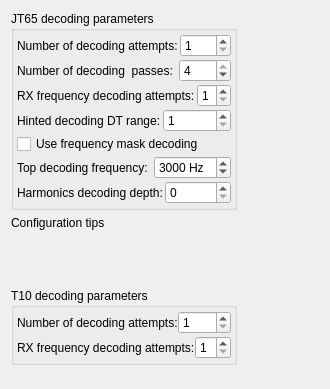
     <widget class="QWidget" name="advanced_tab">
      <attribute name="title">
       <string>Advanced</string>
      </attribute>
      <layout class="QGridLayout" name="gridLayout_29">
       <item row="0" column="0">
        <layout class="QHBoxLayout" name="horizontalLayout_29">
         <item>
          <layout class="QVBoxLayout" name="verticalLayout_6">
           <item>
            <widget class="QGroupBox" name="groupBox_5">
             <property name="toolTip">
              <string>&lt;html&gt;&lt;head/&gt;&lt;body&gt;&lt;p&gt;User-selectable parameters for JT65 decoding.&lt;/p&gt;&lt;/body&gt;&lt;/html&gt;</string>
             </property>
             <property name="title">
              <string>JT65 decoding parameters</string>
             </property>
             <layout class="QGridLayout" name="gridLayout_9">
              <property name="leftMargin">
               <number>3</number>
              </property>
              <property name="topMargin">
               <number>3</number>
              </property>
              <property name="rightMargin">
               <number>3</number>
              </property>
              <property name="bottomMargin">
               <number>3</number>
              </property>
              <property name="spacing">
               <number>3</number>
              </property>
              <item row="0" column="0">
               <layout class="QVBoxLayout" name="verticalLayout_2">
                <property name="spacing">
                 <number>2</number>
                </property>
                <item>
                 <layout class="QHBoxLayout" name="horizontalLayout_18">
                  <item>
                   <widget class="QLabel" name="label_2">
                    <property name="toolTip">
                     <string>&lt;html&gt;&lt;head/&gt;&lt;body&gt;&lt;p&gt;Defines number of decoding attempts for the wideband decoding passes&lt;/p&gt;&lt;/body&gt;&lt;/html&gt;</string>
                    </property>
                    <property name="text">
                     <string>Number of decoding attempts:</string>
                    </property>
                    <property name="buddy">
                     <cstring>sbNtrials</cstring>
                    </property>
                   </widget>
                  </item>
                  <item>
                   <widget class="QSpinBox" name="sbNtrials">
                    <property name="toolTip">
                     <string>&lt;html&gt;&lt;head/&gt;&lt;body&gt;&lt;p&gt;Defines number of decoding attempts for the wideband decoding passes&lt;/p&gt;&lt;/body&gt;&lt;/html&gt;</string>
                    </property>
                    <property name="minimum">
                     <number>1</number>
                    </property>
                    <property name="maximum">
                     <number>8</number>
                    </property>
                    <property name="singleStep">
                     <number>1</number>
                    </property>
                    <property name="value">
                     <number>1</number>
                    </property>
                    <property name="displayIntegerBase">
                     <number>10</number>
                    </property>
                   </widget>
                  </item>
                 </layout>
                </item>
                <item>
                 <layout class="QHBoxLayout" name="horizontalLayout_13">
                  <item>
                   <widget class="QLabel" name="label_9">
                    <property name="toolTip">
                     <string>&lt;html&gt;&lt;head/&gt;&lt;body&gt;&lt;p&gt;Number of decoding passes for the wideband decoding&lt;/p&gt;&lt;/body&gt;&lt;/html&gt;</string>
                    </property>
                    <property name="text">
                     <string>Number of decoding  passes: </string>
                    </property>
                    <property name="buddy">
                     <cstring>sbNtrials</cstring>
                    </property>
                   </widget>
                  </item>
                  <item>
                   <widget class="QSpinBox" name="sbNpreampass">
                    <property name="toolTip">
                     <string>&lt;html&gt;&lt;head/&gt;&lt;body&gt;&lt;p&gt;Number of decoding passes for the wideband decoding&lt;/p&gt;&lt;/body&gt;&lt;/html&gt;</string>
                    </property>
                    <property name="minimum">
                     <number>2</number>
                    </property>
                    <property name="maximum">
                     <number>4</number>
                    </property>
                    <property name="value">
                     <number>4</number>
                    </property>
                   </widget>
                  </item>
                 </layout>
                </item>
                <item>
                 <layout class="QHBoxLayout" name="horizontalLayout_12">
                  <item>
                   <widget class="QLabel" name="label_10">
                    <property name="toolTip">
                     <string>&lt;html&gt;&lt;head/&gt;&lt;body&gt;&lt;p&gt;Defines number of decoding attempts for RX frequency decoding passes&lt;/p&gt;&lt;/body&gt;&lt;/html&gt;</string>
                    </property>
                    <property name="text">
                     <string>RX frequency decoding attempts:</string>
                    </property>
                    <property name="buddy">
                     <cstring>sbNtrials</cstring>
                    </property>
                   </widget>
                  </item>
                  <item>
                   <widget class="QSpinBox" name="sbNsingdecatt">
                    <property name="toolTip">
                     <string>&lt;html&gt;&lt;head/&gt;&lt;body&gt;&lt;p&gt;Defines number of decoding attempts for RX frequency decoding passes&lt;/p&gt;&lt;/body&gt;&lt;/html&gt;</string>
                    </property>
                    <property name="minimum">
                     <number>1</number>
                    </property>
                    <property name="maximum">
                     <number>3</number>
                    </property>
                    <property name="singleStep">
                     <number>1</number>
                    </property>
                    <property name="value">
                     <number>1</number>
                    </property>
                    <property name="displayIntegerBase">
                     <number>10</number>
                    </property>
                   </widget>
                  </item>
                 </layout>
                </item>
                <item>
                 <layout class="QHBoxLayout" name="horizontalLayout_16">
                  <item>
                   <widget class="QLabel" name="label_4">
                    <property name="toolTip">
                     <string>&lt;html&gt;&lt;head/&gt;&lt;body&gt;&lt;p&gt;This DT window being used only for RX frequency CALL3 data based Hint decoders focused on CQ and 'mycall hiscall hisgrid' messages. Higher values may increase number of the false decodes.&lt;/p&gt;&lt;/body&gt;&lt;/html&gt;</string>
                    </property>
                    <property name="text">
                     <string>Hinted decoding DT range:</string>
                    </property>
                    <property name="buddy">
                     <cstring>sbAggressive</cstring>
                    </property>
                   </widget>
                  </item>
                  <item>
                   <widget class="QSpinBox" name="sbAggressive">
                    <property name="toolTip">
                     <string>&lt;html&gt;&lt;head/&gt;&lt;body&gt;&lt;p&gt;This DT window being used only for RX frequency CALL3 data based Hint decoders focused on CQ and 'mycall hiscall hisgrid' messages. Higher values may increase number of the false decodes.&lt;/p&gt;&lt;/body&gt;&lt;/html&gt;</string>
                    </property>
                    <property name="suffix">
                     <string/>
                    </property>
                    <property name="minimum">
                     <number>1</number>
                    </property>
                    <property name="maximum">
                     <number>5</number>
                    </property>
                    <property name="value">
                     <number>1</number>
                    </property>
                   </widget>
                  </item>
                 </layout>
                </item>
                <item>
                 <widget class="QCheckBox" name="fMask_check_box">
                  <property name="toolTip">
                   <string>&lt;html&gt;&lt;head/&gt;&lt;body&gt;&lt;p&gt;Activate two additional frequency mask JT65 decoding passes for overcrowded band conditions. This decoding passes being activated automatically if there are few signals on the band. Use this setting only for fast CPU.&lt;/p&gt;&lt;/body&gt;&lt;/html&gt;</string>
                  </property>
                  <property name="styleSheet">
                   <string notr="true"/>
                  </property>
                  <property name="text">
                   <string>Use frequency mask decoding</string>
                  </property>
                 </widget>
                </item>
                <item>
                 <layout class="QHBoxLayout" name="horizontalLayout_17">
                  <item>
                   <widget class="QLabel" name="label_3">
                    <property name="enabled">
                     <bool>true</bool>
                    </property>
                    <property name="toolTip">
                     <string>&lt;html&gt;&lt;head/&gt;&lt;body&gt;&lt;p&gt;Defines ceiling for decoding of the JT65a signals, default value is 3000 Hz.&lt;/p&gt;&lt;/body&gt;&lt;/html&gt;</string>
                    </property>
                    <property name="text">
                     <string>Top decoding frequency: </string>
                    </property>
                   </widget>
                  </item>
                  <item>
                   <widget class="QSpinBox" name="sbTopFreq">
                    <property name="toolTip">
                     <string>&lt;html&gt;&lt;head/&gt;&lt;body&gt;&lt;p&gt;Defines ceiling for decoding of the JT65a signals, default value is 3000 Hz.&lt;/p&gt;&lt;/body&gt;&lt;/html&gt;</string>
                    </property>
                    <property name="suffix">
                     <string> Hz</string>
                    </property>
                    <property name="minimum">
                     <number>100</number>
                    </property>
                    <property name="maximum">
                     <number>5000</number>
                    </property>
                    <property name="singleStep">
                     <number>100</number>
                    </property>
                    <property name="value">
                     <number>3000</number>
                    </property>
                   </widget>
                  </item>
                 </layout>
                </item>
                <item>
                 <layout class="QHBoxLayout" name="horizontalLayout_28">
                  <item>
                   <widget class="QLabel" name="label_24">
                    <property name="toolTip">
                     <string>&lt;html&gt;&lt;head/&gt;&lt;body&gt;&lt;p&gt;Signal distortion in RX or TX path can produce harmonics of the JT65A signal (JT65B, JT65C etc.) Decoding harmonics of JT65A signal can improve overall decoding efficiency via subtraction of the decoded signals. Decoding depth is proportional to the required CPU resources, set it to 1 for slow CPU. Greater value of depth will allow to decode more harmonics. JT65B and JT65C decoding is being supported.&lt;/p&gt;&lt;/body&gt;&lt;/html&gt;</string>
                    </property>
                    <property name="text">
                     <string>Harmonics decoding depth:</string>
                    </property>
                    <property name="buddy">
                     <cstring>sbAggressive</cstring>
                    </property>
                   </widget>
                  </item>
                  <item>
                   <widget class="QSpinBox" name="sbHarmonics">
                    <property name="toolTip">
                     <string>&lt;html&gt;&lt;head/&gt;&lt;body&gt;&lt;p&gt;Signal distortion in RX or TX path can produce harmonics of the JT65A signal (JT65B, JT65C etc.) Decoding harmonics of JT65A signal can improve overall decoding efficiency via subtraction of the decoded signals. Decoding depth is proportional to the required CPU resources, set it to 1 for slow CPU. Greater value of depth will allow to decode more harmonics. JT65B and JT65C decoding is being supported.&lt;/p&gt;&lt;/body&gt;&lt;/html&gt;</string>
                    </property>
                    <property name="suffix">
                     <string/>
                    </property>
                    <property name="minimum">
                     <number>0</number>
                    </property>
                    <property name="maximum">
                     <number>4</number>
                    </property>
                    <property name="value">
                     <number>0</number>
                    </property>
                   </widget>
                  </item>
                 </layout>
                </item>
               </layout>
              </item>
             </layout>
            </widget>
           </item>
           <item>
            <widget class="QLabel" name="label_12">
             <property name="toolTip">
              <string>&lt;html&gt;&lt;head/&gt;&lt;body&gt;&lt;p&gt;Settings depend on the CPU power, try to use maximum number of decoding passes for overcrowded HF bands.&lt;br&gt;&lt;br&gt;Number of decoding passes may be decreased for low populated HF/VHF bands while an increase of the number of decoding attempts might bring better decoding efficiency for the weak signals there.&lt;br&gt;&lt;br&gt;Number of decoding attempts affecting decoding efficiency of the low SNR signals: wideband or RX frequency one.&lt;br&gt;&lt;br&gt;Number of decoding passes affecting maximum number of the signals that can be decoded on the same frequency or located close to each other with largely overlapped spectra, it is possible to decode up to 4 signals on the same frequency and up to 7 signals on the RX frequency if number of decoding passes is set to 4.&lt;br&gt;&lt;br&gt;Increase number of decoding attempts to the value allowing to get decoding finished until end of the RX minute interval.&lt;/p&gt;&lt;/body&gt;&lt;/html&gt;</string>
             </property>
             <property name="text">
              <string>&lt;html&gt;&lt;head/&gt;&lt;body&gt;&lt;p&gt;Configuration tips&lt;/p&gt;&lt;/body&gt;&lt;/html&gt;</string>
             </property>
            </widget>
           </item>
           <item>
            <spacer name="verticalSpacer_14">
             <property name="orientation">
              <enum>Qt::Vertical</enum>
             </property>
             <property name="sizeHint" stdset="0">
              <size>
               <width>20</width>
               <height>13</height>
              </size>
             </property>
            </spacer>
           </item>
           <item>
            <layout class="QHBoxLayout" name="horizontalLayout_19">
             <item>
              <spacer name="horizontalSpacer_14">
               <property name="orientation">
                <enum>Qt::Horizontal</enum>
               </property>
               <property name="sizeHint" stdset="0">
                <size>
                 <width>5</width>
                 <height>20</height>
                </size>
               </property>
              </spacer>
             </item>
             <item>
              <widget class="QLabel" name="label_13">
               <property name="minimumSize">
                <size>
                 <width>50</width>
                 <height>0</height>
                </size>
               </property>
               <property name="toolTip">
                <string>&lt;html&gt;&lt;head/&gt;&lt;body&gt;&lt;p&gt;This DT window being used only for RX frequency CALL3 data based Hint decoders focused on CQ and 'mycall hiscall hisgrid' messages. Higher values may increase number of the false decodes.&lt;/p&gt;&lt;/body&gt;&lt;/html&gt;</string>
               </property>
               <property name="text">
                <string/>
               </property>
              </widget>
             </item>
             <item>
              <spacer name="horizontalSpacer_13">
               <property name="orientation">
                <enum>Qt::Horizontal</enum>
               </property>
               <property name="sizeHint" stdset="0">
                <size>
                 <width>5</width>
                 <height>20</height>
                </size>
               </property>
              </spacer>
             </item>
            </layout>
           </item>
           <item>
            <spacer name="verticalSpacer_13">
             <property name="orientation">
              <enum>Qt::Vertical</enum>
             </property>
             <property name="sizeHint" stdset="0">
              <size>
               <width>20</width>
               <height>13</height>
              </size>
             </property>
            </spacer>
           </item>
           <item>
            <widget class="QGroupBox" name="groupBox_6">
             <property name="minimumSize">
              <size>
               <width>0</width>
               <height>10</height>
              </size>
             </property>
             <property name="title">
              <string>T10 decoding parameters</string>
             </property>
             <layout class="QGridLayout" name="gridLayout_24">
              <property name="leftMargin">
               <number>3</number>
              </property>
              <property name="topMargin">
               <number>3</number>
              </property>
              <property name="rightMargin">
               <number>3</number>
              </property>
              <property name="bottomMargin">
               <number>3</number>
              </property>
              <property name="horizontalSpacing">
               <number>3</number>
              </property>
              <property name="verticalSpacing">
               <number>2</number>
              </property>
              <item row="0" column="0">
               <layout class="QHBoxLayout" name="horizontalLayout_20">
                <item>
                 <widget class="QLabel" name="label_18">
                  <property name="toolTip">
                   <string>&lt;html&gt;&lt;head/&gt;&lt;body&gt;&lt;p&gt;Defines number of decoding attempts for the wideband T10 decoding.&lt;/p&gt;&lt;/body&gt;&lt;/html&gt;</string>
                  </property>
                  <property name="text">
                   <string>Number of decoding attempts:</string>
                  </property>
                 </widget>
                </item>
                <item>
                 <widget class="QSpinBox" name="sbNtrials10">
                  <property name="toolTip">
                   <string>&lt;html&gt;&lt;head/&gt;&lt;body&gt;&lt;p&gt;Defines number of decoding attempts for the wideband T10 decoding.&lt;/p&gt;&lt;/body&gt;&lt;/html&gt;</string>
                  </property>
                  <property name="minimum">
                   <number>1</number>
                  </property>
                  <property name="maximum">
                   <number>8</number>
                  </property>
                  <property name="singleStep">
                   <number>1</number>
                  </property>
                  <property name="value">
                   <number>1</number>
                  </property>
                  <property name="displayIntegerBase">
                   <number>10</number>
                  </property>
                 </widget>
                </item>
               </layout>
              </item>
              <item row="1" column="0">
               <layout class="QHBoxLayout" name="horizontalLayout_25">
                <item>
                 <widget class="QLabel" name="label_19">
                  <property name="toolTip">
                   <string>&lt;html&gt;&lt;head/&gt;&lt;body&gt;&lt;p&gt;Defines number of T10 decoding attempts for RX frequency&lt;/p&gt;&lt;/body&gt;&lt;/html&gt;</string>
                  </property>
                  <property name="text">
                   <string>RX frequency decoding attempts:</string>
                  </property>
                  <property name="buddy">
                   <cstring>sbNtrials</cstring>
                  </property>
                 </widget>
                </item>
                <item>
                 <widget class="QSpinBox" name="sbNtrialsRXF10">
                  <property name="toolTip">
                   <string>&lt;html&gt;&lt;head/&gt;&lt;body&gt;&lt;p&gt;Defines number of T10 decoding attempts for RX frequency&lt;/p&gt;&lt;/body&gt;&lt;/html&gt;</string>
                  </property>
                  <property name="minimum">
                   <number>1</number>
                  </property>
                  <property name="maximum">
                   <number>3</number>
                  </property>
                  <property name="singleStep">
                   <number>1</number>
                  </property>
                  <property name="value">
                   <number>1</number>
                  </property>
                  <property name="displayIntegerBase">
                   <number>10</number>
                  </property>
                 </widget>
                </item>
               </layout>
              </item>
             </layout>
            </widget>
           </item>
           <item>
            <spacer name="verticalSpacer_12">
             <property name="orientation">
              <enum>Qt::Vertical</enum>
             </property>
             <property name="sizeHint" stdset="0">
              <size>
               <width>20</width>
               <height>13</height>
              </size>
             </property>
            </spacer>
           </item>
          </layout>
         </item>
         <item>
          <spacer name="horizontalSpacer_5">
           <property name="orientation">
            <enum>Qt::Horizontal</enum>
           </property>
           <property name="sizeHint" stdset="0">
            <size>
             <width>13</width>
             <height>20</height>
            </size>
           </property>
          </spacer>
         </item>
         <item>
          <layout class="QVBoxLayout" name="verticalLayout_9">
           <item>
            <widget class="QLabel" name="label_11">
             <property name="minimumSize">
              <size>
               <width>50</width>
               <height>0</height>
              </size>
             </property>
             <property name="text">
              <string/>
             </property>
            </widget>
           </item>
          </layout>
         </item>
         <item>
          <spacer name="horizontalSpacer_12">
           <property name="orientation">
            <enum>Qt::Horizontal</enum>
           </property>
           <property name="sizeHint" stdset="0">
            <size>
             <width>13</width>
             <height>20</height>
            </size>
           </property>
          </spacer>
         </item>
        </layout>
       </item>
      </layout>
     </widget>
